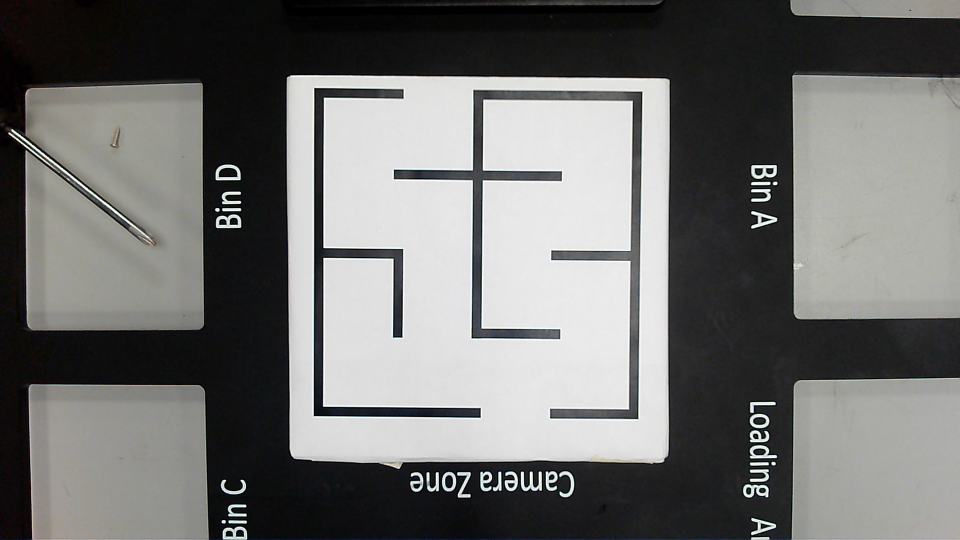
#> input picture input_maze/maze2.jpg, 1920 x 1080 px (shown at 1/2 size)
$ python rough.py
#> lines starting #> are read from the running program, lines starting #| are printed output that depends on the picture
import cv2

# Load the image
# image = cv2.imread('maze_image/rotated_image.png')
image = cv2.imread('input_maze/maze2.jpg')
#> image is the input picture: shape (1080, 1920, 3); mean B, G, R 111.1, 112.5, 112.3
# cv2.imshow('Image', image)

# Get image dimensions
mx=752
my=752
height, width = image.shape[:2]
#> height = 1080; width = 1920
print(height,width)
#| 1080 1920

# Define crop coordinates (make sure they're within bounds)
# x_start, y_start = 160, 70
# x_end, y_end = 470, 390
x_start=(width-mx)//2+20
#> x_start = 604
x_end=(width+mx)//2-20
#> x_end = 1316
y_start=(height-my)//2
#> y_start = 164
y_end=(height+my)//2-50
#> y_end = 866
# x_start, y_start = 584, 164
# x_end, y_end = 1336, 916
print(type(x_start))
#| <class 'int'>

# Ensure coordinates are valid
if 0 <= x_start < x_end <= width and 0 <= y_start < y_end <= height:
    # Crop the image using slicing
    cropped_image = image[y_start:y_end, x_start:x_end]
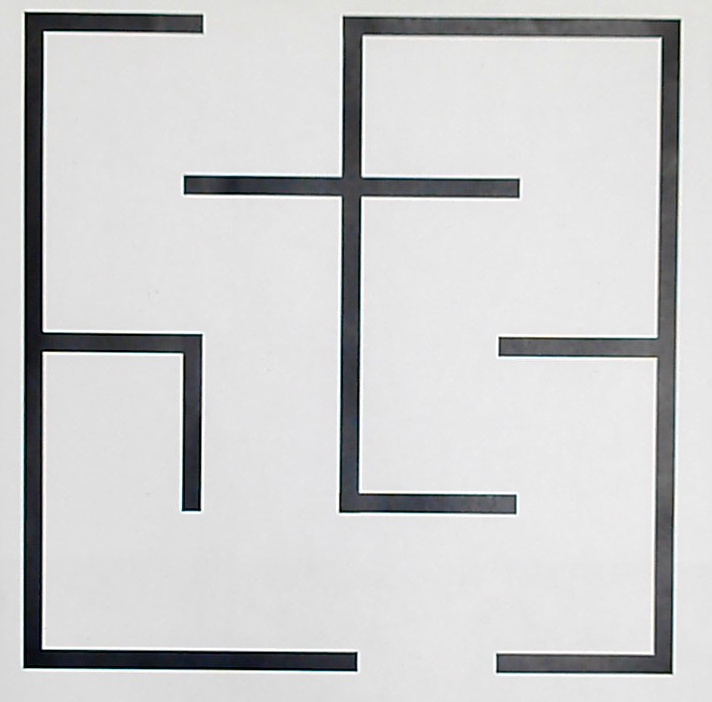
#> cropped_image: shape (702, 712, 3); mean B, G, R 204.9, 204.6, 204

    # Display the cropped image
    cv2.imshow('Cropped Image', cropped_image)
    cv2.waitKey(0)
    cv2.destroyAllWindows()

    # Save the cropped image
    cv2.imwrite('maze_image/rotated_image.png', cropped_image)
else:
    print(f"Invalid crop coordinates! Image size: {width}x{height}, "
          f"Coordinates: x_start={x_start}, y_start={y_start}, x_end={x_end}, y_end={y_end}")

# [68 lines of commented-out code are left out]

$ run again, with input_maze/maze3.png saved as input_maze/maze2.jpg
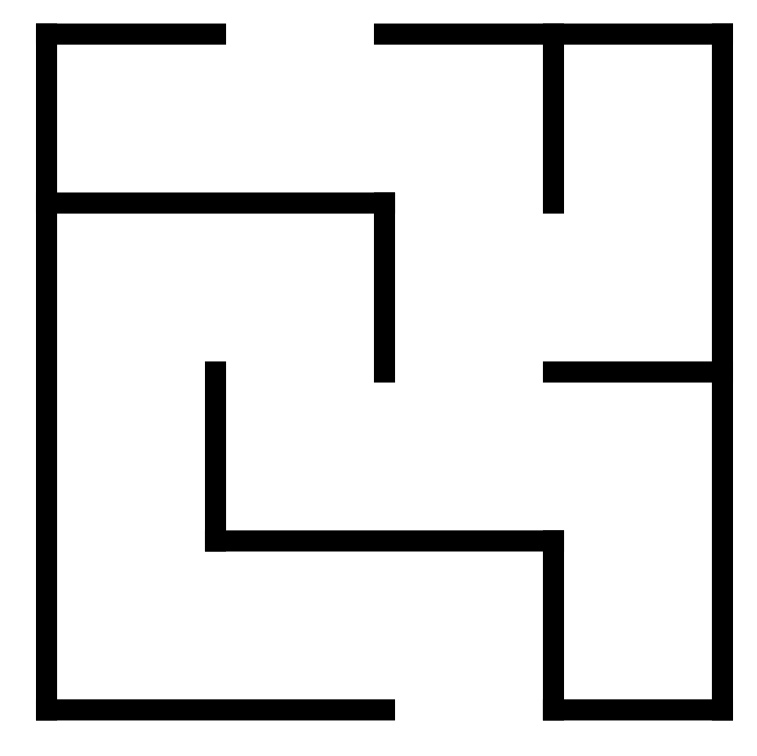
#> input picture input_maze/maze3.png, 757 x 756 px
#> image is the input picture: shape (756, 757, 3); min 0, max 255, mean 218
#| 756 757
#| <class 'int'>
#> `cropped_image = image[y_start:y_end, x_start:x_end]`:
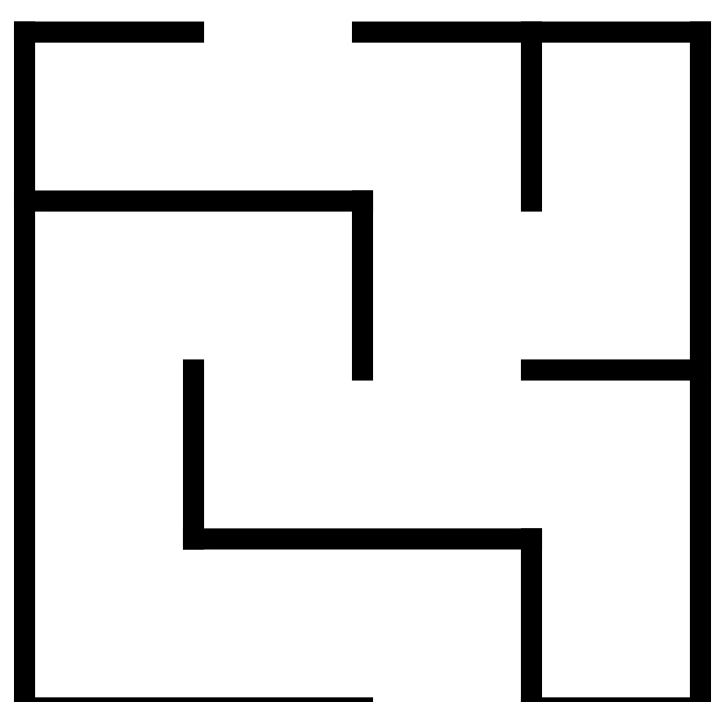
#> cropped_image: shape (702, 712, 3); min 0, max 255, mean 217.3

$ run again, with input_maze/maze4.png saved as input_maze/maze2.jpg
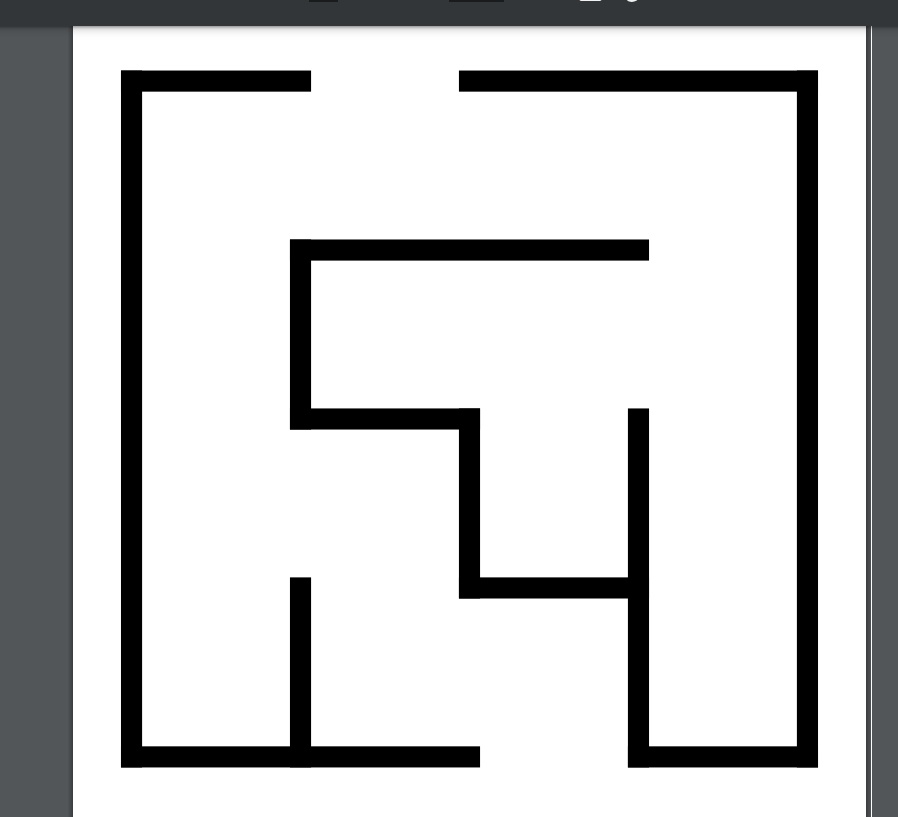
#> input picture input_maze/maze4.png, 898 x 817 px
#> image is the input picture: shape (817, 898, 3); mean B, G, R 200.7, 200.3, 199.7
#| 817 898
#| <class 'int'>
#> `cropped_image = image[y_start:y_end, x_start:x_end]`:
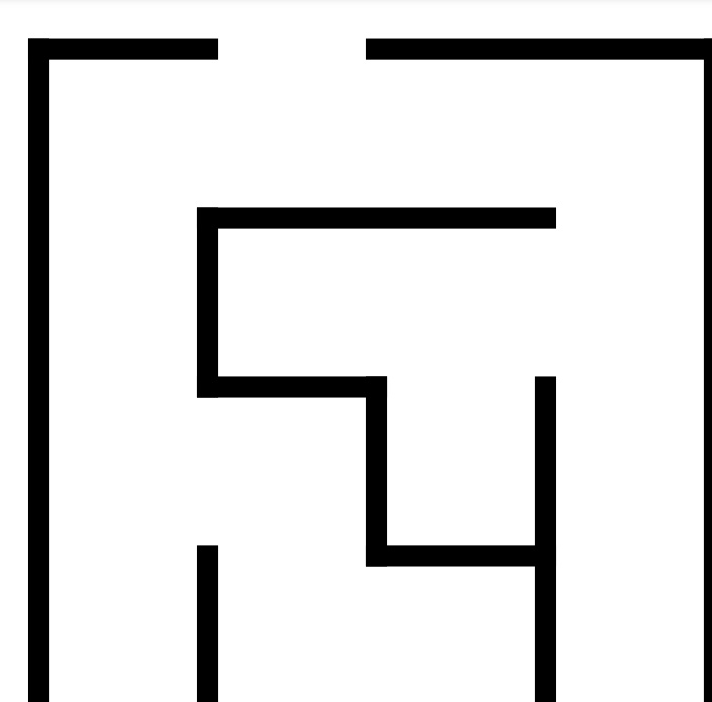
#> cropped_image: shape (702, 712, 3); min 0, max 255, mean 223.4
